Frame 1 (no input): blank canvas, image omitted
Frame 60 (the mouse pressed at the canvas centre just before this capture): blank canvas, image omitted
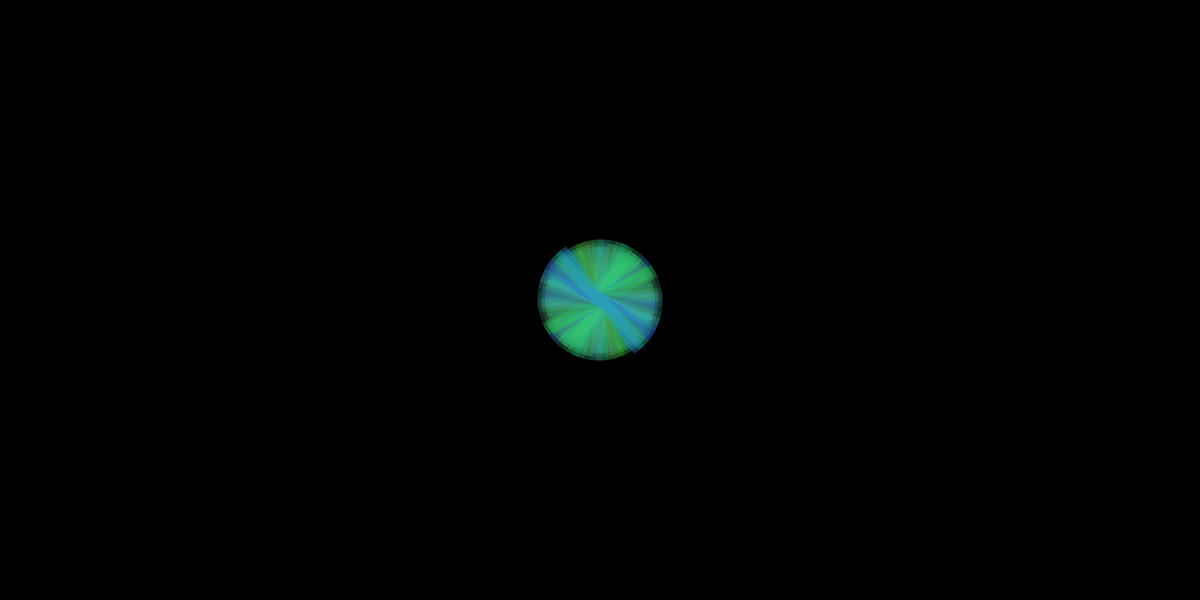
Frame 120 (the mouse held since frame 60 and released just before this capture)

The Processing sketch whose frames 1 and 60 were blank and that drew this single picture after the mouse press (run headless with seeded random() and noise(); from frame 60 on, the mouse is pressed at the canvas centre):

// Processing sketch: variablePractice
// ── variablePractice.pde
float rectWidth = 10;
float rectHeight = 100;
float angle = 0;

void setup() {
  size(1200, 600);
  background(0);
  noStroke();
  rectMode(CENTER);
}

void mousePressed() {
  rectWidth = 10;
  rectHeight = 100;
}

void draw() {
  if (mousePressed) {
    mirrorRect(mouseX, mouseY);
    mirrorRect(width - mouseX, mouseY);
  }
}

void mirrorRect(float x, float y) {
  fill(random(29, 70), random(90, 255), random(10, 255), random(25, 100));
  translate(x, y);

  rotate(angle);
  angle = angle + .1;

  //rect(mouseX, mouseY, rectWidht, rectHeight);
  //**실수한것**
  //사각형의 좌표를 (0,0)으로 설정해 translate()로 이동한 위치에서 직사각형을 그려야 하기 때문
  //코드의 순서를 의식하기...
  rect(0, 0, rectWidth, rectHeight);
  rectWidth = rectWidth * 1.002;
  rectHeight = rectHeight * 1.002;

  resetMatrix();
  //추가 도형이 생성될 때 그 전의 변환 적용 초기화(사각형그리기 -> 미러링효과)
}
